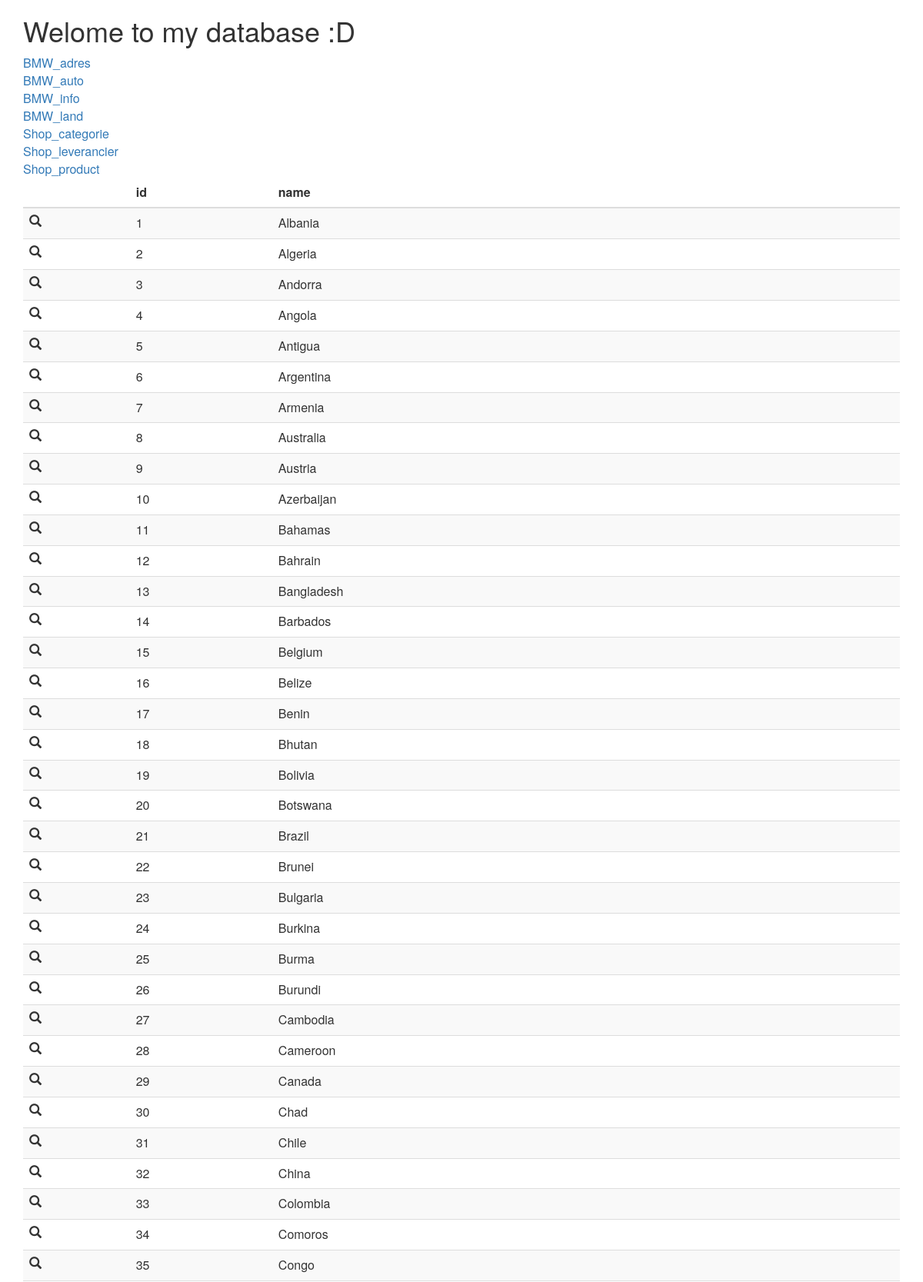
Page /tabel4.php (upper part) on the committed database.
### tables this page shows
CREATE TABLE bmw_land (
  id int(10) unsigned NOT NULL,
  land varchar(250) NOT NULL
);

### www/tabel4.php (the view, shortened to what this page needs)
<html>
 <head>
  <link rel="stylesheet" href="http://maxcdn.bootstrapcdn.com/bootstrap/3.3.6/css/bootstrap.min.css">
</head>
<body>
    <div class="container">
    <?php echo "<h1>Welome to my database :D</h1>"; ?>
			<table>
				<tr><td><a href="/index.php">BMW_adres</a></td></tr>
				<tr><td><a href="/tabel2.php">BMW_auto</a></td></tr>
				<tr><td><a href="/tabel3.php">BMW_info</a></td></tr>
				<tr><td><a href="/tabel4.php">BMW_land</a></td></tr>
				<tr><td><a href="/tabel5.php">Shop_categorie</a></td></tr>
				<tr><td><a href="/tabel6.php">Shop_leverancier</a></td></tr>
				<tr><td><a href="/tabel7.php">Shop_product</a></td></tr>
			</table>
    <?php
    $conn = mysqli_connect('db', 'root', 'R1234-56', "myDB");
    $query = 'SELECT * From bmw_land';
    $result = mysqli_query($conn, $query);
    echo '<table class="table table-striped">';
    echo '<thead><tr><th></th><th>id</th><th>name</th></tr></thead>';
    while($value = $result->fetch_array(MYSQLI_ASSOC)){
        echo '<tr>';
        echo '<td><span class="glyphicon glyphicon-search"></span></td>';
        foreach($value as $element){
            echo '<td>' . $element . '</td>';
        }
        echo '</tr>';
    }
    echo '</table>';
    ?>
	</div>
</body>
</html>

### rows in the picture
bmw_land: id "1", land "Albania"
bmw_land: id "2", land "Algeria"
bmw_land: id "3", land "Andorra"
bmw_land: id "4", land "Angola"
bmw_land: id "5", land "Antigua"
bmw_land: id "6", land "Argentina"
bmw_land: id "7", land "Armenia"
bmw_land: id "8", land "Australia"
bmw_land: id "9", land "Austria"
bmw_land: id "10", land "Azerbaijan"
bmw_land: id "11", land "Bahamas"
bmw_land: id "12", land "Bahrain"
bmw_land: id "13", land "Bangladesh"
bmw_land: id "14", land "Barbados"
bmw_land: id "15", land "Belgium"
bmw_land: id "16", land "Belize"
bmw_land: id "17", land "Benin"
bmw_land: id "18", land "Bhutan"
bmw_land: id "19", land "Bolivia"
bmw_land: id "20", land "Botswana"
bmw_land: id "21", land "Brazil"
bmw_land: id "22", land "Brunei"
bmw_land: id "23", land "Bulgaria"
bmw_land: id "24", land "Burkina"
bmw_land: id "25", land "Burma"
bmw_land: id "26", land "Burundi"
bmw_land: id "27", land "Cambodia"
bmw_land: id "28", land "Cameroon"
bmw_land: id "29", land "Canada"
bmw_land: id "30", land "Chad"
bmw_land: id "31", land "Chile"
bmw_land: id "32", land "China"
bmw_land: id "33", land "Colombia"
bmw_land: id "34", land "Comoros"
bmw_land: id "35", land "Congo"
